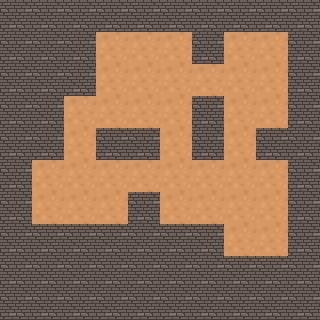

This game map was drawn from its Tiled (.tmx) file and the tilesets committed beside it. A one-line description and the full map source follow:
An orthogonal 10x10 tile map with 32x32 px tiles, 1 tile layer (Прошарок плиток 1).

<map version="1.10" tiledversion="1.10.2" orientation="orthogonal" renderorder="left-up" width="10" height="10" tilewidth="32" tileheight="32" infinite="0" nextlayerid="2" nextobjectid="1">
 <tileset firstgid="1" source="Підлога.tsx" />
 <layer id="1" name="Прошарок плиток 1" width="10" height="10">
  <data encoding="csv">
2,2,2,2,2,2,2,2,2,2,
2,2,2,1,1,1,2,1,1,2,
2,2,2,1,1,1,1,1,1,2,
2,2,1,1,1,1,2,1,1,2,
2,2,1,2,2,1,2,1,2,2,
2,1,1,1,1,1,1,1,1,2,
2,1,1,1,2,1,1,1,1,2,
2,2,2,2,2,2,2,1,1,2,
2,2,2,2,2,2,2,2,2,2,
2,2,2,2,2,2,2,2,2,2
</data>
 </layer>
</map>
